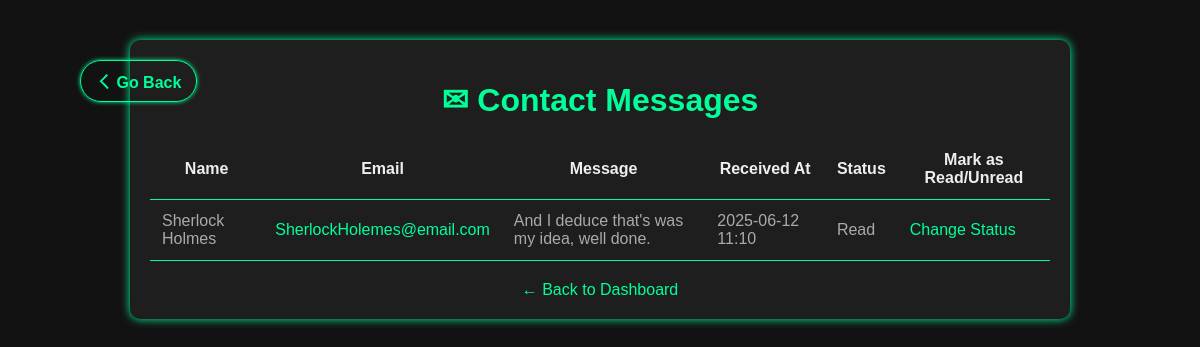
The app's page /admin/messages (signed in) with its own data.
### admin/models.py (models this page shows)
class ContactMessage(db.Model):
    id = db.Column(db.Integer, primary_key=True)
    name = db.Column(db.String(100), nullable=False)
    email = db.Column(db.String(100), nullable=False)
    message = db.Column(db.Text, nullable=False)
    created_at = db.Column(db.DateTime, default=datetime.utcnow)
    read = db.Column(db.Boolean, default=False)

### admin/routes.py (the view)
@admin_routes.route('/messages')
def view_messages():
    if not session.get('admin_logged_in'):
        return redirect(url_for('admin.login'))
    messages = ContactMessage.query.order_by(ContactMessage.created_at.desc()).all()
    return render_template('admin/messages.html', messages=messages)

### admin/templates/admin/messages.html (shortened to what this page needs)
<!DOCTYPE html>
<html lang="en">
<head>
</head>
<body>
  <a href="{{ url_for('admin.dashboard') }}" class="back-button"> ㄑ Go Back</a>
  <div class="container">
    <h1>✉ Contact Messages</h1>
    <table>
      <thead>
        <tr>
          <th>Name</th>
          <th>Email</th>
          <th>Message</th>
          <th>Received At</th>
          <th>Status</th>
          <th>Mark as Read/Unread</th>
        </tr>
      </thead>
      <tbody>
        {% for msg in messages %}
          <tr class="{{ 'read' if msg.read else '' }}">
            <td>{{ msg.name }}</td>
            <td><a href="mailto:{{ msg.email }}">{{ msg.email }}</a></td>
            <td>{{ msg.message }}</td>
            <td>{{ msg.created_at.strftime('%Y-%m-%d %H:%M') }}</td>
            <td>{{ 'Read' if msg.read else 'Unread' }}</td>
            <td><a href="{{ url_for('admin.mark_as_read', message_id=msg.id) }}">Change Status</a></td>
          </tr>
        {% else %}
          <tr>
            <td colspan="6">No messages yet.</td>
          </tr>
        {% endfor %}
      </tbody>
    </table>
    <div style="text-align:center; margin-top:20px;">
      <a href="{{ url_for('admin.dashboard') }}">← Back to Dashboard</a>
    </div>
  </div>
</body>
</html>

### admin/templates/admin/messages.html (style rules this page uses)
body { background-color: #121212; font-family: Arial, sans-serif; color: #eee; margin: 0; padding: 0; }
.container { max-width: 900px; margin: 40px auto; padding: 20px; background-color: #1e1e1e; border-radius: 10px; box-shadow: 0 0 10px #00ff99; }
h1 { text-align: center; color: #00ff99; margin-bottom: 20px; }
table { width: 100%; border-collapse: collapse; }
th, td { padding: 12px; border-bottom: 1px solid #00ff99; }
a { color: #00ff99; text-decoration: none; }
.read { color: #aaa; }
.back-button { position: absolute; top: 60px; left: 80px; color: #00ff99; background-color: transparent; border: 0.5px solid #00ff99; padding: 8px 15px; border-radius: 25px; font-weight: bold; text-decoration: none; transition: 0.3s ease; box-shadow: 0 0 4px #00ff99; }

### records on screen
ContactMessage: name "Sherlock Holmes", email "SherlockHolemes@email.com", message "And I deduce that's was my idea, well done.", created_at "2025-06-12 11:10", read "Read"
